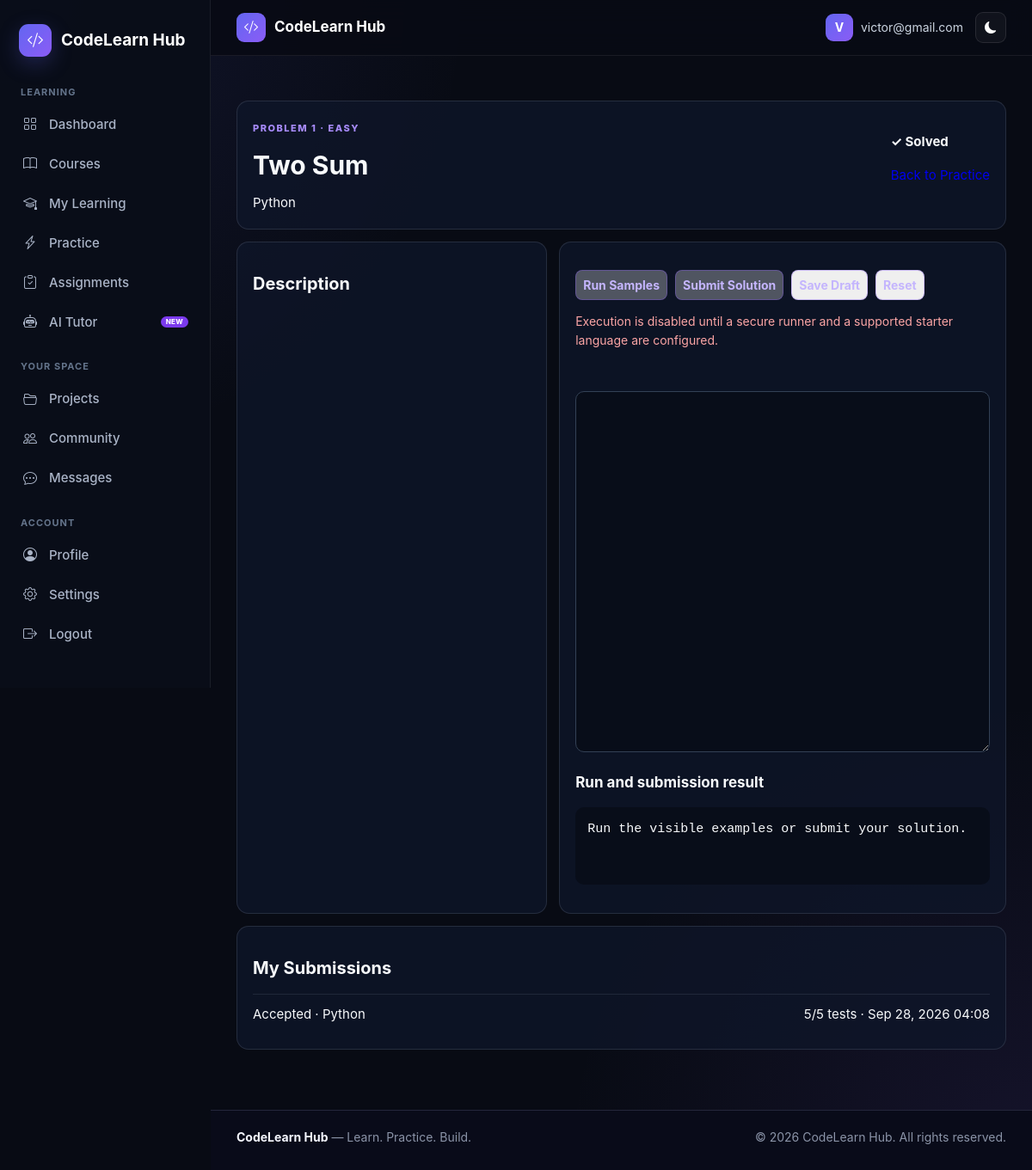
Page /practice/problems/two-sum/ (signed in) on the committed database.
### blog/models.py (models this page shows, shortened)
class PracticeProblem(models.Model):
    DIFFICULTY_CHOICES = [
        ('EASY', 'Easy'),
        ('MEDIUM', 'Medium'),
        ('HARD', 'Hard'),
    ]
    slug = models.SlugField(max_length=120, unique=True)
    title = models.CharField(max_length=200)
    description = models.TextField()
    difficulty = models.CharField(max_length=10, choices=DIFFICULTY_CHOICES)
    category = models.CharField(max_length=40, default='python')
    tags = models.JSONField(default=list, blank=True)
    function_name = models.CharField(max_length=100)
    starter_code = models.JSONField(default=dict)
    example = models.JSONField(default=dict, blank=True)
    constraints = models.JSONField(default=list, blank=True)
    public_tests = models.JSONField(default=list)
    hidden_tests = models.JSONField(default=list)
    active = models.BooleanField(default=True)
    created_at = models.DateTimeField(auto_now_add=True)
    updated_at = models.DateTimeField(auto_now=True)
    class Meta:
        ordering = ['id']

class PracticeSubmission(models.Model):
    STATUS_CHOICES = [
        ('ACCEPTED', 'Accepted'),
        ('WRONG_ANSWER', 'Wrong answer'),
        ('COMPILATION_ERROR', 'Compilation error'),
        ('RUNTIME_ERROR', 'Runtime error'),
        ('TIME_LIMIT_EXCEEDED', 'Time limit exceeded'),
        ('INTERNAL_ERROR', 'Internal error'),
    ]
    user = models.ForeignKey(User, on_delete=models.CASCADE, related_name='practice_submissions')
    problem = models.ForeignKey(PracticeProblem, on_delete=models.CASCADE, related_name='submissions')
    language = models.CharField(max_length=30)
    source_code = models.TextField()
    status = models.CharField(max_length=30, choices=STATUS_CHOICES)
    passed_test_cases = models.PositiveIntegerField(default=0)
    total_test_cases = models.PositiveIntegerField(default=0)
    execution_time = models.PositiveIntegerField(null=True, blank=True)
    memory_used = models.DecimalField(max_digits=8, decimal_places=2, null=True, blank=True)
    result_data = models.JSONField(default=dict, blank=True)
    submitted_at = models.DateTimeField(auto_now_add=True)
    class Meta:
        ordering = ['-submitted_at']

### blog/views.py (the view)
@login_required
def practice_problem_detail(request, slug):
    problem = get_object_or_404(PracticeProblem, slug=slug, active=True)
    progress = PracticeProgress.objects.filter(user=request.user, problem=problem).first()
    history = Paginator(
        PracticeSubmission.objects.filter(user=request.user, problem=problem),
        10,
    ).get_page(request.GET.get('page'))
    language = next(iter(problem.starter_code or {}), '')
    draft = (progress.code_drafts or {}).get(language, '') if progress else ''
    return render(request, 'blog/practice_problem_detail.html', {
        'problem': problem,
        'progress': progress,
        'history': history,
        'language': language,
        'starter_code': draft or (problem.starter_code or {}).get(language, ''),
        'starter_codes': problem.starter_code or {},
        'languages': [item for item in supported_languages() if item in (problem.starter_code or {})] if runner_is_configured() else [],
    })

### blog/context_processors.py (called while the page is built)
def site_name(request):
    return {
        "SITE_NAME": settings.SITE_NAME
    }

def unread_message_count(request):
    if not request.user.is_authenticated:
        return {
            "UNREAD_MESSAGE_COUNT": 0
        }
    count = Message.objects.filter(
        Q(conversation__project_owner=request.user) |
        Q(conversation__participant=request.user),
        is_read=False
    ).exclude(
        sender=request.user
    ).count()
    return {
        "UNREAD_MESSAGE_COUNT": count
    }

### blog/services/code_execution.py (called while the page is built)
def runner_is_configured():
    runner_url = os.getenv('CODE_RUNNER_URL', '').strip()
    parsed_url = urlparse(runner_url)
    secure_scheme = parsed_url.scheme == 'https'
    local_development = parsed_url.scheme == 'http' and parsed_url.hostname in ('localhost', '127.0.0.1')
    return bool(runner_url and parsed_url.netloc and (secure_scheme or local_development) and supported_languages())

### templates/blog/practice_problem_detail.html (shortened to what this page needs)
{% extends "blog/base.html" %}
{% load static %}
{% block extra_css %}
<link rel="stylesheet" href="{% static 'css/practice.css' %}">
{% endblock %}
{% block content %}
<div class="problem-workspace" data-practice-editor data-problem-id="{{ problem.slug }}"
     data-run-url="{% url 'blog:practice_problem_run' problem.slug %}"
     data-submit-url="{% url 'blog:practice_problem_submit' problem.slug %}"
      data-save-url="{% url 'blog:practice_save_draft' %}">
  <header class="problem-head">
    <div><div class="eyebrow">Problem {{ problem.pk }} · {{ problem.get_difficulty_display|upper }}</div><h1 style="margin:8px 0">{{ problem.title }}</h1><span>{{ problem.category|title }}{% for tag in problem.tags %} · {{ tag }}{% endfor %}</span></div>
    <div><strong>{% if progress.status == 'SOLVED' %}✓ Solved{% elif progress.status == 'ATTEMPTED' %}◐ Attempted{% else %}○ Not started{% endif %}</strong><p><a href="{% url 'blog:practice' %}">Back to Practice</a></p></div>
  </header>
  <div class="workspace-grid">
    <section class="problem-description">
      <h2>Description</h2>
    </section>
    <section class="editor-card">
      <div class="editor-controls">
        <button type="button" class="tool-btn" data-action="run" {% if not languages %}disabled{% endif %}>Run Samples</button>
        <button type="button" class="tool-btn" data-action="submit" {% if not languages %}disabled{% endif %}>Submit Solution</button>
        <button type="button" class="tool-btn" data-action="save">Save Draft</button>
        <button type="button" class="tool-btn" data-action="reset">Reset</button>
      </div>
      {% if not languages %}<p class="status-message" data-kind="error">Execution is disabled until a secure runner and a supported starter language are configured.</p>{% endif %}
      <p class="status-message" data-run-status aria-live="polite"></p>
      <textarea data-code-input spellcheck="false" aria-label="Solution code">{{ starter_code }}</textarea>
      <h3>Run and submission result</h3>
      <pre class="test-output" data-run-output aria-live="polite">Run the visible examples or submit your solution.</pre>
    </section>
  </div>
  <section class="history-card">
    <h2>My Submissions</h2>
    {% for submission in history %}
    <div class="history-row"><span>{{ submission.get_status_display }} · {{ submission.language|title }}</span><span>{{ submission.passed_test_cases }}/{{ submission.total_test_cases }} tests · {{ submission.submitted_at|date:'M d, Y H:i' }}</span></div>
    {% empty %}<p>You haven't submitted a solution yet.</p>{% endfor %}
  </section>
</div>
{% endblock %}

### templates/blog/includes/navbar.html
<nav class="top-navbar">
    <div class="top-navbar-left">
        <a href="{% url 'blog:dashboard' %}" class="navbar-brand">
            <div class="navbar-brand-icon">
                <i class="bi bi-code-slash"></i>
            </div>
           <span>{{ SITE_NAME }}</span>
        </a>
    </div>
    <div class="top-navbar-right">
        {% if user.is_authenticated %}
            <div class="navbar-user">
                <div class="navbar-avatar">
                    {{ user.email|first|upper }}
                </div>
                <span>
                    {{ user.email }}
                </span>
            </div>
        {% endif %}
        <button
            type="button"
            class="theme-toggle"
            id="themeToggle"
            onclick="toggleTheme()"
            aria-label="Toggle theme"
        >
            <i class="bi bi-moon-fill" id="themeIcon"></i>
        </button>
    </div>
</nav>

### static/css/global.css (style rules this page uses)
* { box-sizing: border-box; }
html { scroll-behavior: smooth; }
body { margin: 0; min-height: 100vh; font-family: Inter, Arial, sans-serif; font-size: 15px; line-height: 1.6; background: radial-gradient( circle at top left, rgba(99, 102, 241, 0.12), transparent 30% ), radial-gradient( circle at bottom right, rgba(139, 92, 246, 0.10), transparent 30% ), #080b14; color: #f8fafc; }
a, a:hover, a:focus, a:active { text-decoration: none !important; }
p { font-size: 15px; line-height: 1.65; }
button, input, select, textarea { font-family: inherit; font-size: 14px; }
.top-navbar { position: sticky; top: 0; z-index: 900; height: 65px; margin-left: 245px; padding: 0 30px; display: flex; align-items: center; justify-content: space-between; background: rgba(8, 11, 20, 0.90); border-bottom: 1px solid rgba(255, 255, 255, 0.07); backdrop-filter: blur(14px); }
.navbar-brand { display: flex; align-items: center; gap: 10px; color: #fff; font-size: 18px; font-weight: 700; }
.navbar-brand-icon { width: 34px; height: 34px; display: flex; align-items: center; justify-content: center; border-radius: 9px; background: linear-gradient( 135deg, #6366f1, #8b5cf6 ); color: white; }
.top-navbar-right { display: flex; align-items: center; gap: 14px; }
.navbar-user { display: flex; align-items: center; gap: 9px; color: #cbd5e1; font-size: 14px; }
.navbar-avatar { width: 32px; height: 32px; display: flex; align-items: center; justify-content: center; border-radius: 9px; background: linear-gradient( 135deg, #6366f1, #8b5cf6 ); color: white; font-weight: 700; }
.theme-toggle { width: 36px; height: 36px; display: flex; align-items: center; justify-content: center; border: 1px solid rgba(255, 255, 255, 0.10); border-radius: 9px; background: rgba(255, 255, 255, 0.04); color: white; cursor: pointer; transition: 0.2s ease; }
.main-content p { font-size: 15px !important; line-height: 1.65 !important; }
.main-content button, .main-content .btn, .main-content .primary-btn, .main-content .secondary-btn, .main-content .action-btn, .main-content .view-btn, .main-content .open-btn { font-size: 14px; }
.main-content input, .main-content select, .main-content textarea { font-size: 14px; }
.top-navbar, .navbar-user { font-size: 14px; }
.main-content [class*="description"], .main-content [class*="subtitle"], .main-content [class*="summary"] { font-size: 14px !important; line-height: 1.6 !important; }
.main-content .badge, .main-content .status, .main-content .status-badge, .main-content .tag, .main-content .chip, .main-content .eyebrow, .main-content .progress-label { font-size: 11px !important; line-height: 1.25 !important; }
.main-content h2 { font-size: 20px; line-height: 1.3; }
.main-content h3 { font-size: 17px; line-height: 1.35; }
main.main-content p { font-size: 15px !important; line-height: 1.65 !important; }
main.main-content span:not(.badge):not(.new-badge):not(.status):not(.tag):not(.chip) { line-height: 1.45; }
main.main-content button, main.main-content input, main.main-content select, main.main-content textarea { font-size: 14px !important; }
html, body { scrollbar-width: none !important; -ms-overflow-style: none !important; }

### static/css/theme.css (style rules this page uses)
:root { --bg: #080b14; --bg-secondary: #0f1422; --card: rgba(17, 24, 39, 0.88); --card-solid: #111827; --text: #f8fafc; --text-secondary: #cbd5e1; --muted: #94a3b8; --dim: #64748b; --border: rgba(255, 255, 255, 0.08); --primary: #6366f1; --primary-dark: #4f46e5; --purple: #8b5cf6; --shadow: rgba(0, 0, 0, 0.25); }

### static/css/practice.css (style rules this page uses)
:root { --bg: #060813; --sidebar: rgba(8, 11, 23, .97); --card: rgba(255,255,255,.045); --card-hover: rgba(255,255,255,.07); --border: rgba(255,255,255,.08); --text: #f8fafc; --muted: #94a3b8; --dim: #64748b; --purple: #8b5cf6; --blue: #3b82f6; --cyan: #22d3ee; --green: #22c55e; --orange: #f59e0b; --red: #f43f5e; --sidebar-width: 245px; }
.eyebrow { display: inline-flex; align-items: center; gap: 7px; color: #a78bfa; font-size: 9px; font-weight: 800; letter-spacing: 1.5px; text-transform: uppercase; }
.tool-btn { display: block; margin-top: 14px; padding: 8px; border: 1px solid rgba(139,92,246,.35); border-radius: 8px; color: #c4b5fd; text-align: center; font-size: 8px; font-weight: 700; }

### rows in the picture
PracticeProblem: pk "1", difficulty "EASY", title "Two Sum", category "Python"
PracticeSubmission: status "Accepted", language "Python", passed_test_cases "5", total_test_cases "5", submitted_at "Sep 28, 2026 04:08"

### other values in the picture
{{ SITE_NAME }} "CodeLearn Hub"
{{ user.email|first|upper }} "V"
{{ user.email }} "victor@gmail.com"
